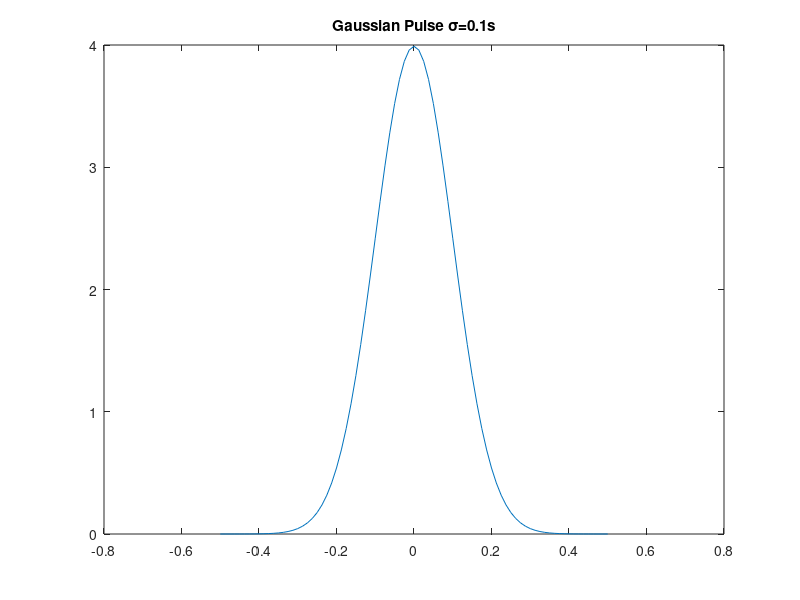

Here is the MATLAB script that generated this plot:
fs = 80;
sigma = 0.1; %standard deviation
t = -0.5:1/fs:0.5;
g = 1 / (sqrt(2*pi)*sigma)*(exp(-t.^2/(2*sigma^2)));
plot(t,g); title(['Gaussian Pulse \sigma=', num2str(sigma), 's']);